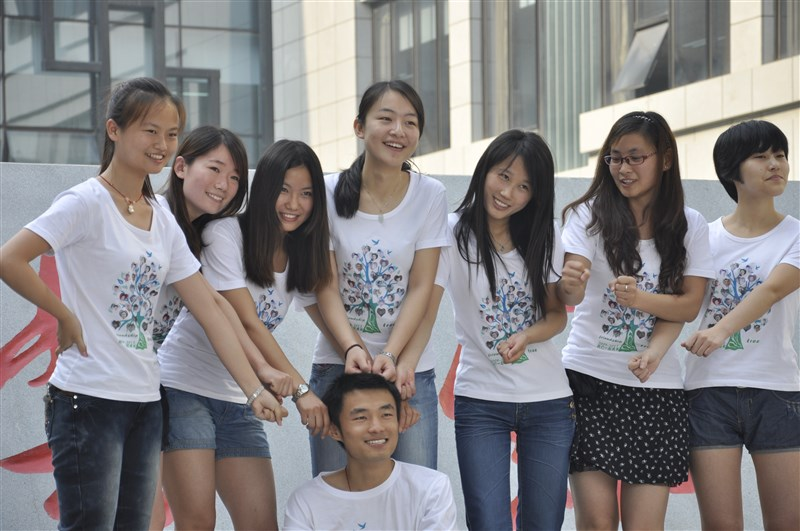
#> input picture 1.jpg, 800 x 531 px
$ python sift.py   (older library calls are emulated)
#> lines starting #> are read from the running program, lines starting #| are printed output that depends on the picture
# -*- coding: utf-8 -*-
# from cv2.cv import *
import cv2
import numpy as np
# print('hello')
img = cv2.imread('1.jpg',cv2.IMREAD_COLOR)
#> img is the input picture: shape (531, 800, 3); mean B, G, R 130.9, 129.7, 132.9
gray = cv2.cvtColor(img,cv2.COLOR_RGB2GRAY)
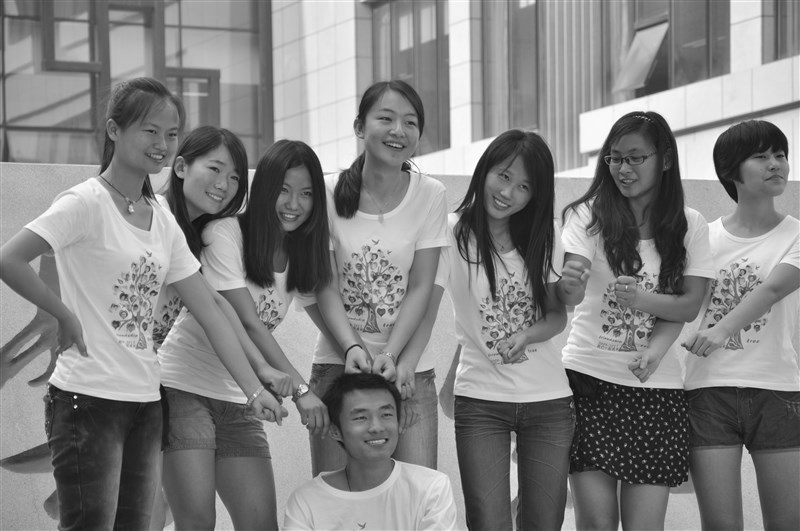
#> gray: shape (531, 800); min 11, max 254, mean 130.4
# print(img)
# sift = cv2.xfeatures2d.SIFT_create()
sift = cv2.SIFT()
keypoints = sift.detect(gray,None)
#> keypoints = 2106 keypoints; strongest (x, y, size): (75, 397, 2), (75, 407, 2.1), (251, 173, 5.7), (696, 162, 26.2)
img = cv2.drawKeypoints(gray,keypoints)
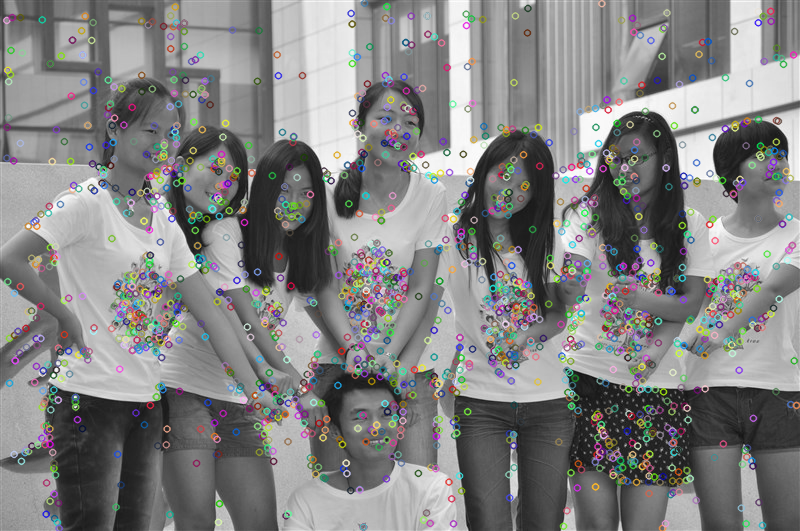
#> img: shape (531, 800, 3); mean of channels 0, 1, 2 130.3, 130.4, 130.5; drawn as B, G, R
cv2.imshow('test',img)
cv2.waitKey(0)
# cv2.destroyAllwindows()
